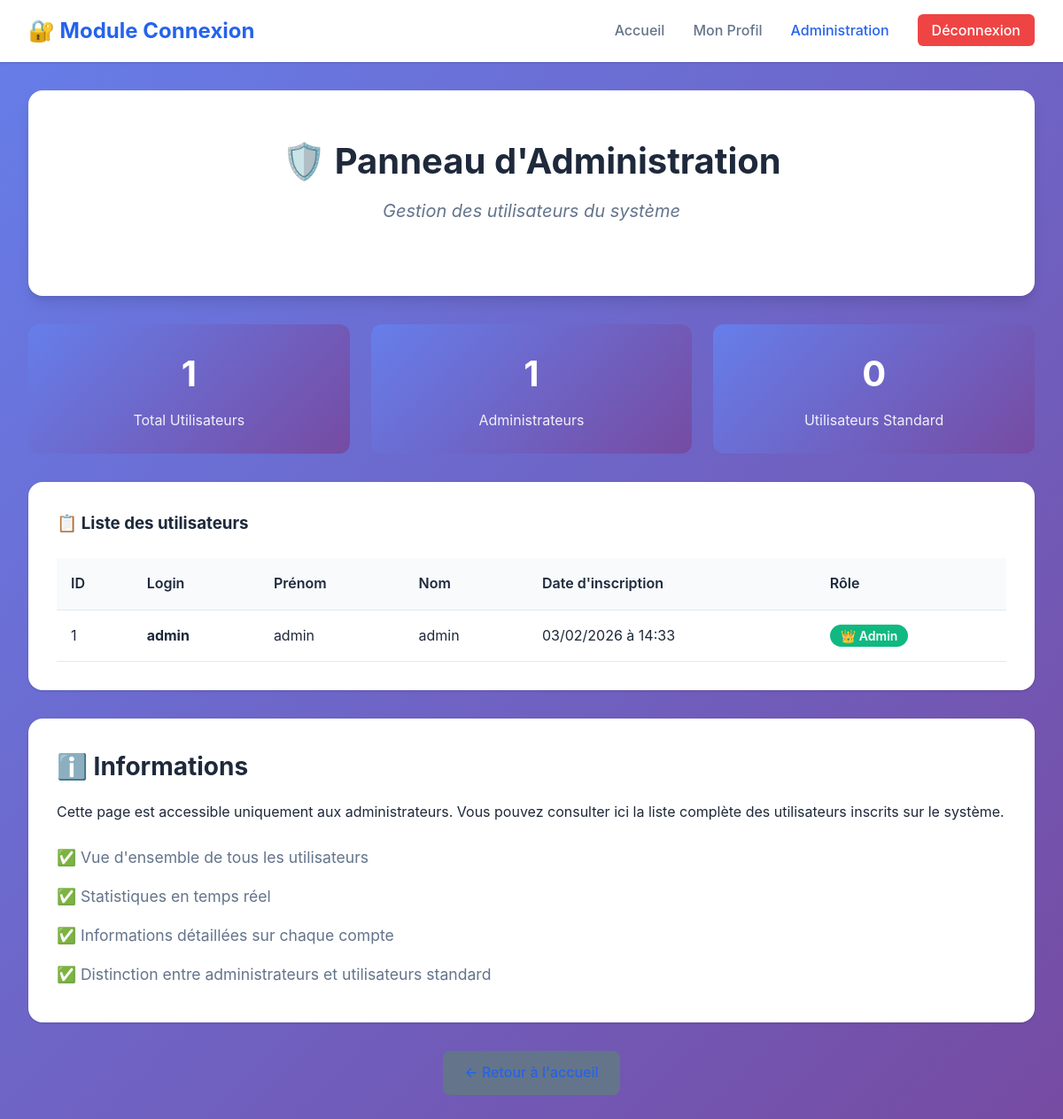
The page /admin.php (signed in) on the database its author committed.
### tables this page shows
CREATE TABLE `utilisateurs` (
  `id` int NOT NULL,
  `login` varchar(255) NOT NULL,
  `prenom` varchar(255) NOT NULL,
  `nom` varchar(255) NOT NULL,
  `password` varchar(255) NOT NULL,
  `created_at` timestamp NOT NULL DEFAULT CURRENT_TIMESTAMP
);

### admin.php (the view, shortened to what this page needs)
<?php
require_once 'db.php';
$stmt = $pdo->query("SELECT id, login, prenom, nom, created_at FROM utilisateurs ORDER BY created_at DESC");
$users = $stmt->fetchAll();
$total_users = count($users);
$admin_count = 0;
$regular_users = 0;
foreach ($users as $user) {
    if ($user['login'] === 'admin') {
        $admin_count++;
    } else {
        $regular_users++;
    }
}
?>
<!DOCTYPE html>
<html lang="fr">
<head>
    <link rel="stylesheet" href="./assets/css/style.css">
</head>
<body>
    <nav>
        <div class="container">
            <h1>🔐 Module Connexion</h1>
            <ul>
                <li><a href="./index.php">Accueil</a></li>
                <li><a href="./profil.php">Mon Profil</a></li>
                <li><a href="./admin.php" class="active">Administration</a></li>
                <li><a href="./deconnexion.php" class="btn-logout">Déconnexion</a></li>
            </ul>
        </div>
    </nav>
    <main class="container">
        <div class="hero">
            <h2>🛡️ Panneau d'Administration</h2>
            <p class="subtitle">Gestion des utilisateurs du système</p>
        </div>
        <div class="stats-grid">
            <div class="stat-card">
                <h3><?php echo $total_users; ?></h3>
                <p>Total Utilisateurs</p>
            </div>
            <div class="stat-card">
                <h3><?php echo $admin_count; ?></h3>
                <p>Administrateurs</p>
            </div>
            <div class="stat-card">
                <h3><?php echo $regular_users; ?></h3>
                <p>Utilisateurs Standard</p>
            </div>
        </div>
        <div class="table-container">
            <h3 style="margin-bottom: 1.5rem;">📋 Liste des utilisateurs</h3>
            <?php if (empty($users)): ?>
                <p style="text-align: center; color: var(--text-secondary); padding: 2rem;">
                    Aucun utilisateur trouvé.
                </p>
            <?php else: ?>
                <table>
                    <thead>
                        <tr>
                            <th>ID</th>
                            <th>Login</th>
                            <th>Prénom</th>
                            <th>Nom</th>
                            <th>Date d'inscription</th>
                            <th>Rôle</th>
                        </tr>
                    </thead>
                    <tbody>
                        <?php foreach ($users as $user): ?>
                            <tr>
                                <td><?php echo htmlspecialchars($user['id']); ?></td>
                                <td>
                                    <strong><?php echo htmlspecialchars($user['login']); ?></strong>
                                </td>
                                <td><?php echo htmlspecialchars($user['prenom']); ?></td>
                                <td><?php echo htmlspecialchars($user['nom']); ?></td>
                                <td>
                                    <?php
                                    if ($user['created_at']) {
                                        $date = new DateTime($user['created_at']);
                                        echo $date->format('d/m/Y à H:i');
                                    } else {
                                        echo 'N/A';
                                    }
                                    ?>
                                </td>
                                <td>
                                    <?php if ($user['login'] === 'admin'): ?>
                                        <span style="background: #10b981; color: white; padding: 0.25rem 0.75rem; border-radius: 1rem; font-size: 0.875rem; font-weight: 600;">
                                            👑 Admin
                                        </span>
                                    <?php else: ?>
                                        <span style="background: #64748b; color: white; padding: 0.25rem 0.75rem; border-radius: 1rem; font-size: 0.875rem; font-weight: 600;">
                                            👤 Utilisateur
                                        </span>
                                    <?php endif; ?>
                                </td>
                            </tr>
                        <?php endforeach; ?>
                    </tbody>
                </table>
            <?php endif; ?>
        </div>
        <div class="info-section" style="margin-top: 2rem;">
            <h3>ℹ️ Informations</h3>
            <p>Cette page est accessible uniquement aux administrateurs. Vous pouvez consulter ici la liste complète des utilisateurs inscrits sur le système.</p>
            <ul class="features-list">
                <li>✅ Vue d'ensemble de tous les utilisateurs</li>
                <li>✅ Statistiques en temps réel</li>
                <li>✅ Informations détaillées sur chaque compte</li>
                <li>✅ Distinction entre administrateurs et utilisateurs standard</li>
            </ul>
        </div>
        <p class="text-center" style="margin-top: 2rem;">
            <a href="./index.php" class="btn btn-secondary">← Retour à l'accueil</a>
        </p>
    </main>
</body>
</html>

### assets/css/style.css (style rules this page uses)
* { margin: 0; padding: 0; box-sizing: border-box; }
:root { --primary-color: #2563eb; --primary-hover: #1d4ed8; --secondary-color: #64748b; --success-color: #10b981; --error-color: #ef4444; --background: #f8fafc; --surface: #ffffff; --text-primary: #1e293b; --text-secondary: #64748b; --border-color: #e2e8f0; --shadow: 0 1px 3px 0 rgba(0, 0, 0, 0.1), 0 1px 2px 0 rgba(0, 0, 0, 0.06); --shadow-lg: 0 10px 15px -3px rgba(0, 0, 0, 0.1), 0 4px 6px -2px rgba(0, 0, 0, 0.05); }
body { font-family: -apple-system, BlinkMacSystemFont, 'Segoe UI', Roboto, 'Helvetica Neue', Arial, sans-serif; background: linear-gradient(135deg, #667eea 0%, #764ba2 100%); min-height: 100vh; color: var(--text-primary); line-height: 1.6; }
nav { background: var(--surface); box-shadow: var(--shadow); position: sticky; top: 0; z-index: 100; }
nav .container { max-width: 1200px; margin: 0 auto; padding: 1rem 2rem; display: flex; justify-content: space-between; align-items: center; }
nav h1 { font-size: 1.5rem; color: var(--primary-color); }
nav ul { list-style: none; display: flex; gap: 2rem; align-items: center; }
nav a { text-decoration: none; color: var(--text-secondary); font-weight: 500; transition: color 0.3s; }
nav a:hover, nav a.active { color: var(--primary-color); }
nav .btn-logout { background: var(--error-color); color: white; padding: 0.5rem 1rem; border-radius: 0.375rem; }
.container { max-width: 1200px; margin: 0 auto; padding: 2rem; }
.hero { background: var(--surface); border-radius: 1rem; padding: 3rem; margin-bottom: 2rem; box-shadow: var(--shadow-lg); text-align: center; }
.hero h2 { font-size: 2.5rem; margin-bottom: 0.5rem; color: var(--text-primary); }
.subtitle { font-size: 1.25rem; color: var(--text-secondary); margin-bottom: 2rem; font-style: italic; }
.info-section { background: var(--surface); border-radius: 1rem; padding: 2rem; margin-bottom: 2rem; box-shadow: var(--shadow); }
.info-section h3 { font-size: 1.75rem; margin-bottom: 1rem; color: var(--text-primary); }
.features-list { list-style: none; margin-top: 1rem; }
.features-list li { padding: 0.5rem 0; color: var(--text-secondary); font-size: 1.1rem; }
.btn { display: inline-block; padding: 0.75rem 1.5rem; border: none; border-radius: 0.5rem; font-size: 1rem; font-weight: 600; text-decoration: none; cursor: pointer; transition: all 0.3s; text-align: center; }
.btn-secondary { background: var(--secondary-color); color: white; }
.table-container { background: var(--surface); border-radius: 1rem; padding: 2rem; box-shadow: var(--shadow); overflow-x: auto; }
table { width: 100%; border-collapse: collapse; }
table thead { background: var(--background); }
table th, table td { padding: 1rem; text-align: left; border-bottom: 1px solid var(--border-color); }
table th { font-weight: 600; color: var(--text-primary); }
.text-center { text-align: center; margin-top: 1.5rem; }
.text-center a { color: var(--primary-color); text-decoration: none; font-weight: 500; }
.stats-grid { display: grid; grid-template-columns: repeat(auto-fit, minmax(200px, 1fr)); gap: 1.5rem; margin-bottom: 2rem; }
.stat-card { background: linear-gradient(135deg, #667eea 0%, #764ba2 100%); color: white; padding: 1.5rem; border-radius: 0.75rem; text-align: center; }
.stat-card h3 { font-size: 2.5rem; margin-bottom: 0.5rem; }
.stat-card p { opacity: 0.9; }

### rows shown on the page
utilisateurs: id "1", login "admin", prenom "admin", nom "admin", created_at "03/02/2026 à 14:33", shows "👑 Admin"

### other values the page prints
$total_users "1"
$admin_count "1"
$regular_users "0"
